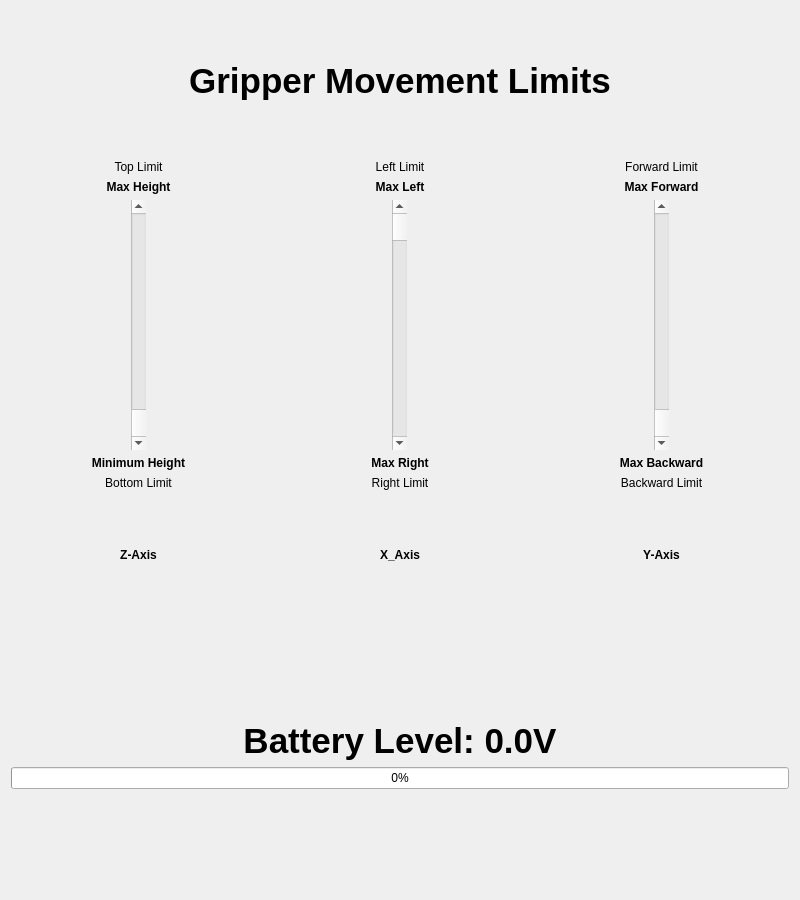
<?xml version="1.0" encoding="UTF-8"?>
<ui version="4.0">
 <class>main_window</class>
 <widget class="QWidget" name="main_window">
  <property name="geometry">
   <rect>
    <x>0</x>
    <y>0</y>
    <width>800</width>
    <height>900</height>
   </rect>
  </property>
  <property name="sizePolicy">
   <sizepolicy hsizetype="Preferred" vsizetype="Preferred">
    <horstretch>0</horstretch>
    <verstretch>0</verstretch>
   </sizepolicy>
  </property>
  <property name="maximumSize">
   <size>
    <width>800</width>
    <height>900</height>
   </size>
  </property>
  <property name="windowTitle">
   <string>ARM Controller</string>
  </property>
  <property name="windowIcon">
   <iconset resource="resources/resources.qrc">
    <normaloff>:/resources/moon.png</normaloff>:/resources/moon.png</iconset>
  </property>
  <layout class="QVBoxLayout" name="verticalLayout">
   <item>
    <layout class="QHBoxLayout" name="main_grid">
     <item>
      <layout class="QVBoxLayout" name="vertical_grid">
       <item>
        <spacer name="verticalSpacer">
         <property name="orientation">
          <enum>Qt::Vertical</enum>
         </property>
         <property name="sizeType">
          <enum>QSizePolicy::Fixed</enum>
         </property>
         <property name="sizeHint" stdset="0">
          <size>
           <width>20</width>
           <height>50</height>
          </size>
         </property>
        </spacer>
       </item>
       <item>
        <widget class="QLabel" name="gripper_label">
         <property name="font">
          <font>
           <pointsize>26</pointsize>
           <weight>75</weight>
           <bold>true</bold>
          </font>
         </property>
         <property name="text">
          <string>Gripper Movement Limits</string>
         </property>
         <property name="alignment">
          <set>Qt::AlignCenter</set>
         </property>
        </widget>
       </item>
       <item>
        <layout class="QHBoxLayout" name="box_sliders">
         <item>
          <layout class="QVBoxLayout" name="Z_Axis_Layout">
           <property name="leftMargin">
            <number>0</number>
           </property>
           <property name="rightMargin">
            <number>0</number>
           </property>
           <item>
            <spacer name="verticalSpacer_4">
             <property name="orientation">
              <enum>Qt::Vertical</enum>
             </property>
             <property name="sizeHint" stdset="0">
              <size>
               <width>20</width>
               <height>40</height>
              </size>
             </property>
            </spacer>
           </item>
           <item>
            <widget class="QLabel" name="z_top_label">
             <property name="text">
              <string>Top Limit</string>
             </property>
             <property name="alignment">
              <set>Qt::AlignCenter</set>
             </property>
            </widget>
           </item>
           <item>
            <widget class="QLabel" name="z_max_up_label">
             <property name="font">
              <font>
               <weight>75</weight>
               <bold>true</bold>
              </font>
             </property>
             <property name="text">
              <string>Max Height</string>
             </property>
             <property name="alignment">
              <set>Qt::AlignCenter</set>
             </property>
            </widget>
           </item>
           <item>
            <layout class="QHBoxLayout" name="z_axis_layout_helper">
             <item>
              <widget class="QScrollBar" name="z_axis_bar">
               <property name="sizePolicy">
                <sizepolicy hsizetype="Fixed" vsizetype="Expanding">
                 <horstretch>0</horstretch>
                 <verstretch>0</verstretch>
                </sizepolicy>
               </property>
               <property name="minimumSize">
                <size>
                 <width>15</width>
                 <height>250</height>
                </size>
               </property>
               <property name="maximumSize">
                <size>
                 <width>15</width>
                 <height>250</height>
                </size>
               </property>
               <property name="accessibleName">
                <string/>
               </property>
               <property name="tracking">
                <bool>true</bool>
               </property>
               <property name="orientation">
                <enum>Qt::Vertical</enum>
               </property>
               <property name="invertedAppearance">
                <bool>true</bool>
               </property>
              </widget>
             </item>
            </layout>
           </item>
           <item>
            <widget class="QLabel" name="z_max_down_label">
             <property name="font">
              <font>
               <weight>75</weight>
               <bold>true</bold>
              </font>
             </property>
             <property name="text">
              <string>Minimum Height</string>
             </property>
             <property name="alignment">
              <set>Qt::AlignCenter</set>
             </property>
            </widget>
           </item>
           <item>
            <widget class="QLabel" name="z_bottom_label">
             <property name="text">
              <string>Bottom Limit</string>
             </property>
             <property name="alignment">
              <set>Qt::AlignCenter</set>
             </property>
            </widget>
           </item>
           <item>
            <spacer name="verticalSpacer_8">
             <property name="orientation">
              <enum>Qt::Vertical</enum>
             </property>
             <property name="sizeHint" stdset="0">
              <size>
               <width>20</width>
               <height>40</height>
              </size>
             </property>
            </spacer>
           </item>
           <item>
            <widget class="QLabel" name="z_label">
             <property name="font">
              <font>
               <weight>75</weight>
               <bold>true</bold>
              </font>
             </property>
             <property name="text">
              <string>Z-Axis</string>
             </property>
             <property name="alignment">
              <set>Qt::AlignCenter</set>
             </property>
            </widget>
           </item>
           <item>
            <spacer name="verticalSpacer_3">
             <property name="orientation">
              <enum>Qt::Vertical</enum>
             </property>
             <property name="sizeHint" stdset="0">
              <size>
               <width>20</width>
               <height>40</height>
              </size>
             </property>
            </spacer>
           </item>
          </layout>
         </item>
         <item>
          <layout class="QVBoxLayout" name="X_Axis_Layout">
           <property name="leftMargin">
            <number>0</number>
           </property>
           <property name="rightMargin">
            <number>0</number>
           </property>
           <item>
            <spacer name="verticalSpacer_2">
             <property name="orientation">
              <enum>Qt::Vertical</enum>
             </property>
             <property name="sizeHint" stdset="0">
              <size>
               <width>20</width>
               <height>40</height>
              </size>
             </property>
            </spacer>
           </item>
           <item>
            <widget class="QLabel" name="x_left_label">
             <property name="text">
              <string>Left Limit</string>
             </property>
             <property name="alignment">
              <set>Qt::AlignCenter</set>
             </property>
            </widget>
           </item>
           <item>
            <widget class="QLabel" name="x_max_left_label">
             <property name="font">
              <font>
               <weight>75</weight>
               <bold>true</bold>
              </font>
             </property>
             <property name="text">
              <string>Max Left</string>
             </property>
             <property name="alignment">
              <set>Qt::AlignCenter</set>
             </property>
            </widget>
           </item>
           <item>
            <layout class="QHBoxLayout" name="x_axis_layout_helper">
             <item>
              <widget class="QScrollBar" name="x_axis_bar">
               <property name="sizePolicy">
                <sizepolicy hsizetype="Fixed" vsizetype="Expanding">
                 <horstretch>0</horstretch>
                 <verstretch>0</verstretch>
                </sizepolicy>
               </property>
               <property name="minimumSize">
                <size>
                 <width>15</width>
                 <height>250</height>
                </size>
               </property>
               <property name="maximumSize">
                <size>
                 <width>15</width>
                 <height>250</height>
                </size>
               </property>
               <property name="orientation">
                <enum>Qt::Vertical</enum>
               </property>
              </widget>
             </item>
            </layout>
           </item>
           <item>
            <widget class="QLabel" name="x_max_right_label">
             <property name="font">
              <font>
               <weight>75</weight>
               <bold>true</bold>
              </font>
             </property>
             <property name="text">
              <string>Max Right</string>
             </property>
             <property name="alignment">
              <set>Qt::AlignCenter</set>
             </property>
            </widget>
           </item>
           <item>
            <widget class="QLabel" name="x_right_label">
             <property name="text">
              <string>Right Limit</string>
             </property>
             <property name="alignment">
              <set>Qt::AlignCenter</set>
             </property>
            </widget>
           </item>
           <item>
            <spacer name="verticalSpacer_9">
             <property name="orientation">
              <enum>Qt::Vertical</enum>
             </property>
             <property name="sizeHint" stdset="0">
              <size>
               <width>20</width>
               <height>40</height>
              </size>
             </property>
            </spacer>
           </item>
           <item>
            <widget class="QLabel" name="x_label">
             <property name="font">
              <font>
               <weight>75</weight>
               <bold>true</bold>
              </font>
             </property>
             <property name="text">
              <string>X_Axis</string>
             </property>
             <property name="alignment">
              <set>Qt::AlignCenter</set>
             </property>
            </widget>
           </item>
           <item>
            <spacer name="verticalSpacer_5">
             <property name="orientation">
              <enum>Qt::Vertical</enum>
             </property>
             <property name="sizeHint" stdset="0">
              <size>
               <width>20</width>
               <height>40</height>
              </size>
             </property>
            </spacer>
           </item>
          </layout>
         </item>
         <item>
          <layout class="QVBoxLayout" name="Y_Axis_Layout">
           <property name="leftMargin">
            <number>0</number>
           </property>
           <property name="rightMargin">
            <number>0</number>
           </property>
           <item>
            <spacer name="verticalSpacer_6">
             <property name="orientation">
              <enum>Qt::Vertical</enum>
             </property>
             <property name="sizeHint" stdset="0">
              <size>
               <width>20</width>
               <height>40</height>
              </size>
             </property>
            </spacer>
           </item>
           <item>
            <widget class="QLabel" name="y_forward_label">
             <property name="text">
              <string>Forward Limit</string>
             </property>
             <property name="alignment">
              <set>Qt::AlignCenter</set>
             </property>
            </widget>
           </item>
           <item>
            <widget class="QLabel" name="y_max_fwd_label">
             <property name="font">
              <font>
               <weight>75</weight>
               <bold>true</bold>
              </font>
             </property>
             <property name="text">
              <string>Max Forward</string>
             </property>
             <property name="textFormat">
              <enum>Qt::AutoText</enum>
             </property>
             <property name="alignment">
              <set>Qt::AlignCenter</set>
             </property>
            </widget>
           </item>
           <item>
            <layout class="QHBoxLayout" name="y_axis_layout_helper">
             <item>
              <widget class="QScrollBar" name="y_axis_bar">
               <property name="sizePolicy">
                <sizepolicy hsizetype="Fixed" vsizetype="Expanding">
                 <horstretch>0</horstretch>
                 <verstretch>0</verstretch>
                </sizepolicy>
               </property>
               <property name="minimumSize">
                <size>
                 <width>15</width>
                 <height>250</height>
                </size>
               </property>
               <property name="maximumSize">
                <size>
                 <width>15</width>
                 <height>250</height>
                </size>
               </property>
               <property name="tracking">
                <bool>true</bool>
               </property>
               <property name="orientation">
                <enum>Qt::Vertical</enum>
               </property>
               <property name="invertedAppearance">
                <bool>true</bool>
               </property>
              </widget>
             </item>
            </layout>
           </item>
           <item>
            <widget class="QLabel" name="y_max_back_label">
             <property name="font">
              <font>
               <weight>75</weight>
               <bold>true</bold>
              </font>
             </property>
             <property name="text">
              <string>Max Backward</string>
             </property>
             <property name="alignment">
              <set>Qt::AlignCenter</set>
             </property>
            </widget>
           </item>
           <item>
            <widget class="QLabel" name="y_backward_label">
             <property name="text">
              <string>Backward Limit</string>
             </property>
             <property name="alignment">
              <set>Qt::AlignCenter</set>
             </property>
            </widget>
           </item>
           <item>
            <spacer name="verticalSpacer_10">
             <property name="orientation">
              <enum>Qt::Vertical</enum>
             </property>
             <property name="sizeHint" stdset="0">
              <size>
               <width>20</width>
               <height>40</height>
              </size>
             </property>
            </spacer>
           </item>
           <item>
            <widget class="QLabel" name="y_label">
             <property name="font">
              <font>
               <weight>75</weight>
               <bold>true</bold>
              </font>
             </property>
             <property name="text">
              <string>Y-Axis</string>
             </property>
             <property name="alignment">
              <set>Qt::AlignCenter</set>
             </property>
            </widget>
           </item>
           <item>
            <spacer name="verticalSpacer_7">
             <property name="orientation">
              <enum>Qt::Vertical</enum>
             </property>
             <property name="sizeHint" stdset="0">
              <size>
               <width>20</width>
               <height>40</height>
              </size>
             </property>
            </spacer>
           </item>
          </layout>
         </item>
        </layout>
       </item>
       <item>
        <spacer name="speed_spacer">
         <property name="orientation">
          <enum>Qt::Vertical</enum>
         </property>
         <property name="sizeType">
          <enum>QSizePolicy::Fixed</enum>
         </property>
         <property name="sizeHint" stdset="0">
          <size>
           <width>20</width>
           <height>100</height>
          </size>
         </property>
        </spacer>
       </item>
       <item>
        <widget class="QLabel" name="batter_level_label">
         <property name="font">
          <font>
           <pointsize>26</pointsize>
           <weight>75</weight>
           <bold>true</bold>
          </font>
         </property>
         <property name="text">
          <string>Battery Level: 0.0V</string>
         </property>
         <property name="alignment">
          <set>Qt::AlignCenter</set>
         </property>
        </widget>
       </item>
       <item>
        <widget class="QProgressBar" name="battery_bar">
         <property name="value">
          <number>0</number>
         </property>
         <property name="invertedAppearance">
          <bool>false</bool>
         </property>
        </widget>
       </item>
       <item>
        <spacer name="battery_spacer">
         <property name="orientation">
          <enum>Qt::Vertical</enum>
         </property>
         <property name="sizeType">
          <enum>QSizePolicy::Fixed</enum>
         </property>
         <property name="sizeHint" stdset="0">
          <size>
           <width>20</width>
           <height>100</height>
          </size>
         </property>
        </spacer>
       </item>
      </layout>
     </item>
    </layout>
   </item>
  </layout>
 </widget>
 <resources>
  <include location="resources/resources.qrc"/>
 </resources>
 <connections/>
</ui>
